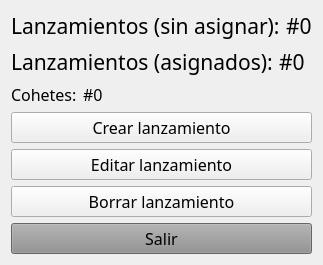
<?xml version="1.0" encoding="UTF-8"?>
<ui version="4.0">
 <class>Form</class>
 <widget class="QWidget" name="Form">
  <property name="windowModality">
   <enum>Qt::ApplicationModal</enum>
  </property>
  <property name="geometry">
   <rect>
    <x>0</x>
    <y>0</y>
    <width>321</width>
    <height>245</height>
   </rect>
  </property>
  <property name="mouseTracking">
   <bool>true</bool>
  </property>
  <property name="focusPolicy">
   <enum>Qt::StrongFocus</enum>
  </property>
  <property name="acceptDrops">
   <bool>true</bool>
  </property>
  <property name="windowTitle">
   <string>ProjectGamma - Lanzamientos</string>
  </property>
  <layout class="QVBoxLayout" name="verticalLayout">
   <item>
    <layout class="QHBoxLayout" name="horizontalLayout">
     <item>
      <widget class="QLabel" name="label">
       <property name="sizePolicy">
        <sizepolicy hsizetype="Preferred" vsizetype="Maximum">
         <horstretch>0</horstretch>
         <verstretch>0</verstretch>
        </sizepolicy>
       </property>
       <property name="font">
        <font>
         <family>Century Gothic</family>
         <pointsize>16</pointsize>
        </font>
       </property>
       <property name="text">
        <string>Lanzamientos (sin asignar):</string>
       </property>
      </widget>
     </item>
     <item>
      <widget class="QLabel" name="launchesUnassignedLabel">
       <property name="font">
        <font>
         <family>Century Gothic</family>
         <pointsize>16</pointsize>
        </font>
       </property>
       <property name="text">
        <string>#0</string>
       </property>
      </widget>
     </item>
    </layout>
   </item>
   <item>
    <layout class="QHBoxLayout" name="horizontalLayout_3">
     <item>
      <widget class="QLabel" name="label_3">
       <property name="sizePolicy">
        <sizepolicy hsizetype="Preferred" vsizetype="Maximum">
         <horstretch>0</horstretch>
         <verstretch>0</verstretch>
        </sizepolicy>
       </property>
       <property name="font">
        <font>
         <family>Century Gothic</family>
         <pointsize>16</pointsize>
        </font>
       </property>
       <property name="text">
        <string>Lanzamientos (asignados):</string>
       </property>
      </widget>
     </item>
     <item>
      <widget class="QLabel" name="launchesAssignedLabel">
       <property name="font">
        <font>
         <family>Century Gothic</family>
         <pointsize>16</pointsize>
        </font>
       </property>
       <property name="text">
        <string>#0</string>
       </property>
      </widget>
     </item>
    </layout>
   </item>
   <item>
    <layout class="QHBoxLayout" name="horizontalLayout_2">
     <item>
      <widget class="QLabel" name="label_2">
       <property name="sizePolicy">
        <sizepolicy hsizetype="Maximum" vsizetype="Preferred">
         <horstretch>0</horstretch>
         <verstretch>0</verstretch>
        </sizepolicy>
       </property>
       <property name="font">
        <font>
         <family>Century Gothic</family>
         <pointsize>12</pointsize>
        </font>
       </property>
       <property name="text">
        <string>Cohetes:</string>
       </property>
       <property name="scaledContents">
        <bool>false</bool>
       </property>
       <property name="alignment">
        <set>Qt::AlignLeading|Qt::AlignLeft|Qt::AlignVCenter</set>
       </property>
      </widget>
     </item>
     <item>
      <widget class="QLabel" name="rocketsLabel">
       <property name="font">
        <font>
         <family>Century Gothic</family>
         <pointsize>12</pointsize>
        </font>
       </property>
       <property name="text">
        <string>#0</string>
       </property>
       <property name="alignment">
        <set>Qt::AlignLeading|Qt::AlignLeft|Qt::AlignVCenter</set>
       </property>
      </widget>
     </item>
    </layout>
   </item>
   <item>
    <widget class="QPushButton" name="createLaunchButton">
     <property name="font">
      <font>
       <family>Century Gothic</family>
       <pointsize>12</pointsize>
      </font>
     </property>
     <property name="text">
      <string>Crear lanzamiento</string>
     </property>
    </widget>
   </item>
   <item>
    <widget class="QPushButton" name="editLaunchButton">
     <property name="font">
      <font>
       <family>Century Gothic</family>
       <pointsize>12</pointsize>
      </font>
     </property>
     <property name="text">
      <string>Editar lanzamiento</string>
     </property>
    </widget>
   </item>
   <item>
    <widget class="QPushButton" name="deleteLaunchButton">
     <property name="font">
      <font>
       <family>Century Gothic</family>
       <pointsize>12</pointsize>
      </font>
     </property>
     <property name="text">
      <string>Borrar lanzamiento</string>
     </property>
    </widget>
   </item>
   <item>
    <widget class="QPushButton" name="closeButton">
     <property name="font">
      <font>
       <family>Century Gothic</family>
       <pointsize>12</pointsize>
      </font>
     </property>
     <property name="autoFillBackground">
      <bool>false</bool>
     </property>
     <property name="styleSheet">
      <string notr="true">background-color: #8f8f8f</string>
     </property>
     <property name="text">
      <string>Salir</string>
     </property>
    </widget>
   </item>
  </layout>
 </widget>
 <resources/>
 <connections/>
</ui>
